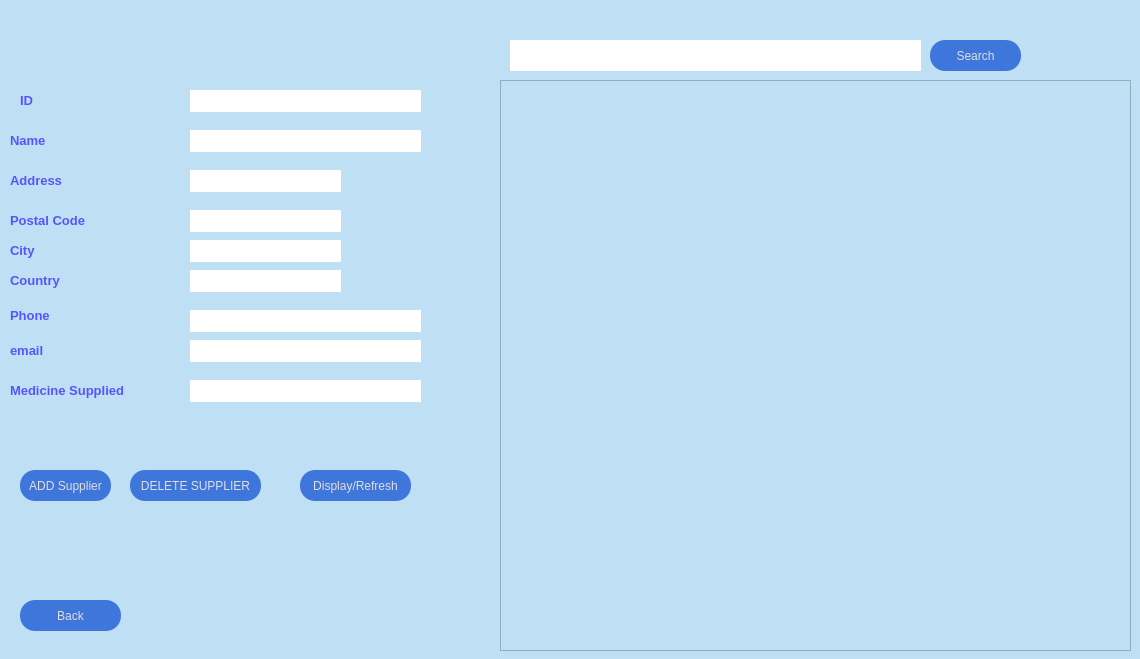
<?xml version="1.0" encoding="UTF-8"?>
<ui version="4.0">
 <class>Wholesalers</class>
 <widget class="QDialog" name="Wholesalers">
  <property name="geometry">
   <rect>
    <x>0</x>
    <y>0</y>
    <width>1140</width>
    <height>659</height>
   </rect>
  </property>
  <property name="windowTitle">
   <string>WholeSeller Details</string>
  </property>
  <property name="styleSheet">
   <string notr="true">background-color: #bfe0f4;</string>
  </property>
  <widget class="QPushButton" name="pushButton_back">
   <property name="geometry">
    <rect>
     <x>20</x>
     <y>600</y>
     <width>101</width>
     <height>31</height>
    </rect>
   </property>
   <property name="styleSheet">
    <string notr="true">QPushButton{
background:#3f76dc;
border-radius:15px;
color:rgb(223, 223, 223);
}
QPushButton:hover{
color:red;
border-radius:15px;
background:#333;

}</string>
   </property>
   <property name="text">
    <string>Back</string>
   </property>
  </widget>
  <widget class="QLabel" name="label">
   <property name="geometry">
    <rect>
     <x>10</x>
     <y>120</y>
     <width>71</width>
     <height>41</height>
    </rect>
   </property>
   <property name="font">
    <font>
     <pointsize>10</pointsize>
     <weight>75</weight>
     <bold>true</bold>
    </font>
   </property>
   <property name="styleSheet">
    <string notr="true">background:transparent;
border:none;
color:rgb(85, 85, 255);
border-bottum: 1px #ffffff</string>
   </property>
   <property name="text">
    <string>Name</string>
   </property>
  </widget>
  <widget class="QLabel" name="label_2">
   <property name="geometry">
    <rect>
     <x>10</x>
     <y>170</y>
     <width>71</width>
     <height>21</height>
    </rect>
   </property>
   <property name="font">
    <font>
     <pointsize>10</pointsize>
     <weight>75</weight>
     <bold>true</bold>
    </font>
   </property>
   <property name="styleSheet">
    <string notr="true">background:transparent;
border:none;
color:rgb(85, 85, 255);
border-bottum: 1px #ffffff</string>
   </property>
   <property name="text">
    <string>Address</string>
   </property>
  </widget>
  <widget class="QLabel" name="label_3">
   <property name="geometry">
    <rect>
     <x>10</x>
     <y>300</y>
     <width>61</width>
     <height>31</height>
    </rect>
   </property>
   <property name="font">
    <font>
     <pointsize>10</pointsize>
     <weight>75</weight>
     <bold>true</bold>
    </font>
   </property>
   <property name="styleSheet">
    <string notr="true">background:transparent;
border:none;
color:rgb(85, 85, 255);
border-bottum: 1px #ffffff</string>
   </property>
   <property name="text">
    <string>Phone</string>
   </property>
  </widget>
  <widget class="QLabel" name="label_4">
   <property name="geometry">
    <rect>
     <x>10</x>
     <y>330</y>
     <width>51</width>
     <height>41</height>
    </rect>
   </property>
   <property name="font">
    <font>
     <pointsize>10</pointsize>
     <weight>75</weight>
     <bold>true</bold>
    </font>
   </property>
   <property name="styleSheet">
    <string notr="true">background:transparent;
border:none;
color:rgb(85, 85, 255);
border-bottum: 1px #ffffff</string>
   </property>
   <property name="text">
    <string>email</string>
   </property>
  </widget>
  <widget class="QLabel" name="label_5">
   <property name="geometry">
    <rect>
     <x>10</x>
     <y>370</y>
     <width>171</width>
     <height>41</height>
    </rect>
   </property>
   <property name="font">
    <font>
     <pointsize>10</pointsize>
     <weight>75</weight>
     <bold>true</bold>
    </font>
   </property>
   <property name="styleSheet">
    <string notr="true">background:transparent;
border:none;
color:rgb(85, 85, 255);
border-bottum: 1px #ffffff</string>
   </property>
   <property name="text">
    <string>Medicine Supplied</string>
   </property>
  </widget>
  <widget class="QLineEdit" name="lineEdit_supname">
   <property name="geometry">
    <rect>
     <x>190</x>
     <y>130</y>
     <width>231</width>
     <height>22</height>
    </rect>
   </property>
   <property name="styleSheet">
    <string notr="true">background-color: rgb(255, 255, 255);
border:none</string>
   </property>
  </widget>
  <widget class="QLineEdit" name="lineEdit_address">
   <property name="geometry">
    <rect>
     <x>190</x>
     <y>170</y>
     <width>151</width>
     <height>22</height>
    </rect>
   </property>
   <property name="styleSheet">
    <string notr="true">background-color: rgb(255, 255, 255);
border:none</string>
   </property>
  </widget>
  <widget class="QLineEdit" name="lineEdit_supphn">
   <property name="geometry">
    <rect>
     <x>190</x>
     <y>310</y>
     <width>231</width>
     <height>22</height>
    </rect>
   </property>
   <property name="styleSheet">
    <string notr="true">background-color: rgb(255, 255, 255);
border:none</string>
   </property>
  </widget>
  <widget class="QLineEdit" name="lineEdit_supemail">
   <property name="geometry">
    <rect>
     <x>190</x>
     <y>340</y>
     <width>231</width>
     <height>22</height>
    </rect>
   </property>
   <property name="styleSheet">
    <string notr="true">background-color: rgb(255, 255, 255);
border:none</string>
   </property>
  </widget>
  <widget class="QLineEdit" name="lineEdit_medsup">
   <property name="geometry">
    <rect>
     <x>190</x>
     <y>380</y>
     <width>231</width>
     <height>22</height>
    </rect>
   </property>
   <property name="styleSheet">
    <string notr="true">background-color: rgb(255, 255, 255);
border:none</string>
   </property>
  </widget>
  <widget class="QPushButton" name="pushButton_suppentry">
   <property name="geometry">
    <rect>
     <x>20</x>
     <y>470</y>
     <width>91</width>
     <height>31</height>
    </rect>
   </property>
   <property name="styleSheet">
    <string notr="true">QPushButton{
background:#3f76dc;
border-radius:15px;
color:rgb(223, 223, 223);
}
QPushButton:hover{
color:red;
border-radius:15px;
background:#333;

}</string>
   </property>
   <property name="text">
    <string>ADD Supplier</string>
   </property>
  </widget>
  <widget class="QPushButton" name="pushButton_delsupplier">
   <property name="geometry">
    <rect>
     <x>130</x>
     <y>470</y>
     <width>131</width>
     <height>31</height>
    </rect>
   </property>
   <property name="styleSheet">
    <string notr="true">QPushButton{
background:#3f76dc;
border-radius:15px;
color:rgb(223, 223, 223);
}
QPushButton:hover{
color:red;
border-radius:15px;
background:#333;

}</string>
   </property>
   <property name="text">
    <string>DELETE SUPPLIER</string>
   </property>
  </widget>
  <widget class="QTableView" name="tableView">
   <property name="geometry">
    <rect>
     <x>500</x>
     <y>80</y>
     <width>631</width>
     <height>571</height>
    </rect>
   </property>
   <property name="styleSheet">
    <string notr="true">background-color: #bfe0f4;
color:#2c2255;</string>
   </property>
  </widget>
  <widget class="QLabel" name="label_id">
   <property name="geometry">
    <rect>
     <x>20</x>
     <y>80</y>
     <width>71</width>
     <height>41</height>
    </rect>
   </property>
   <property name="font">
    <font>
     <pointsize>10</pointsize>
     <weight>75</weight>
     <bold>true</bold>
    </font>
   </property>
   <property name="styleSheet">
    <string notr="true">background:transparent;
border:none;
color:rgb(85, 85, 255);
border-bottum: 1px #ffffff</string>
   </property>
   <property name="text">
    <string>ID</string>
   </property>
  </widget>
  <widget class="QLineEdit" name="lineEdit_id">
   <property name="geometry">
    <rect>
     <x>190</x>
     <y>90</y>
     <width>231</width>
     <height>22</height>
    </rect>
   </property>
   <property name="styleSheet">
    <string notr="true">background-color: rgb(255, 255, 255);
border:none</string>
   </property>
  </widget>
  <widget class="QPushButton" name="pushButton_disp">
   <property name="geometry">
    <rect>
     <x>300</x>
     <y>470</y>
     <width>111</width>
     <height>31</height>
    </rect>
   </property>
   <property name="styleSheet">
    <string notr="true">QPushButton{
background:#3f76dc;
border-radius:15px;
color:rgb(223, 223, 223);
}
QPushButton:hover{
color:red;
border-radius:15px;
background:#333;

}</string>
   </property>
   <property name="text">
    <string>Display/Refresh</string>
   </property>
  </widget>
  <widget class="QLineEdit" name="lineEdit_search">
   <property name="geometry">
    <rect>
     <x>510</x>
     <y>40</y>
     <width>411</width>
     <height>31</height>
    </rect>
   </property>
   <property name="styleSheet">
    <string notr="true">background-color: rgb(255, 255, 255);
border:none</string>
   </property>
  </widget>
  <widget class="QPushButton" name="pushButton_search">
   <property name="geometry">
    <rect>
     <x>930</x>
     <y>40</y>
     <width>91</width>
     <height>31</height>
    </rect>
   </property>
   <property name="styleSheet">
    <string notr="true">QPushButton{
background:#3f76dc;
border-radius:15px;
color:rgb(223, 223, 223);
}
QPushButton:hover{
color:red;
border-radius:15px;
background:#333;

}</string>
   </property>
   <property name="text">
    <string>Search</string>
   </property>
  </widget>
  <widget class="QLabel" name="label_6">
   <property name="geometry">
    <rect>
     <x>10</x>
     <y>210</y>
     <width>101</width>
     <height>21</height>
    </rect>
   </property>
   <property name="font">
    <font>
     <pointsize>10</pointsize>
     <weight>75</weight>
     <bold>true</bold>
    </font>
   </property>
   <property name="styleSheet">
    <string notr="true">background:transparent;
border:none;
color:rgb(85, 85, 255);
border-bottum: 1px #ffffff</string>
   </property>
   <property name="text">
    <string>Postal Code</string>
   </property>
  </widget>
  <widget class="QLabel" name="label_7">
   <property name="geometry">
    <rect>
     <x>10</x>
     <y>240</y>
     <width>51</width>
     <height>21</height>
    </rect>
   </property>
   <property name="font">
    <font>
     <pointsize>10</pointsize>
     <weight>75</weight>
     <bold>true</bold>
    </font>
   </property>
   <property name="styleSheet">
    <string notr="true">background:transparent;
border:none;
color:rgb(85, 85, 255);
border-bottum: 1px #ffffff</string>
   </property>
   <property name="text">
    <string>City</string>
   </property>
  </widget>
  <widget class="QLabel" name="label_8">
   <property name="geometry">
    <rect>
     <x>10</x>
     <y>270</y>
     <width>71</width>
     <height>21</height>
    </rect>
   </property>
   <property name="font">
    <font>
     <pointsize>10</pointsize>
     <weight>75</weight>
     <bold>true</bold>
    </font>
   </property>
   <property name="styleSheet">
    <string notr="true">background:transparent;
border:none;
color:rgb(85, 85, 255);
border-bottum: 1px #ffffff</string>
   </property>
   <property name="text">
    <string>Country</string>
   </property>
  </widget>
  <widget class="QLineEdit" name="lineEdit_postal">
   <property name="geometry">
    <rect>
     <x>190</x>
     <y>210</y>
     <width>151</width>
     <height>22</height>
    </rect>
   </property>
   <property name="styleSheet">
    <string notr="true">background-color: rgb(255, 255, 255);
border:none</string>
   </property>
  </widget>
  <widget class="QLineEdit" name="lineEdit_city">
   <property name="geometry">
    <rect>
     <x>190</x>
     <y>240</y>
     <width>151</width>
     <height>22</height>
    </rect>
   </property>
   <property name="styleSheet">
    <string notr="true">background-color: rgb(255, 255, 255);
border:none</string>
   </property>
  </widget>
  <widget class="QLineEdit" name="lineEdit_country">
   <property name="geometry">
    <rect>
     <x>190</x>
     <y>270</y>
     <width>151</width>
     <height>22</height>
    </rect>
   </property>
   <property name="styleSheet">
    <string notr="true">background-color: rgb(255, 255, 255);
border:none</string>
   </property>
  </widget>
 </widget>
 <resources/>
 <connections/>
</ui>
